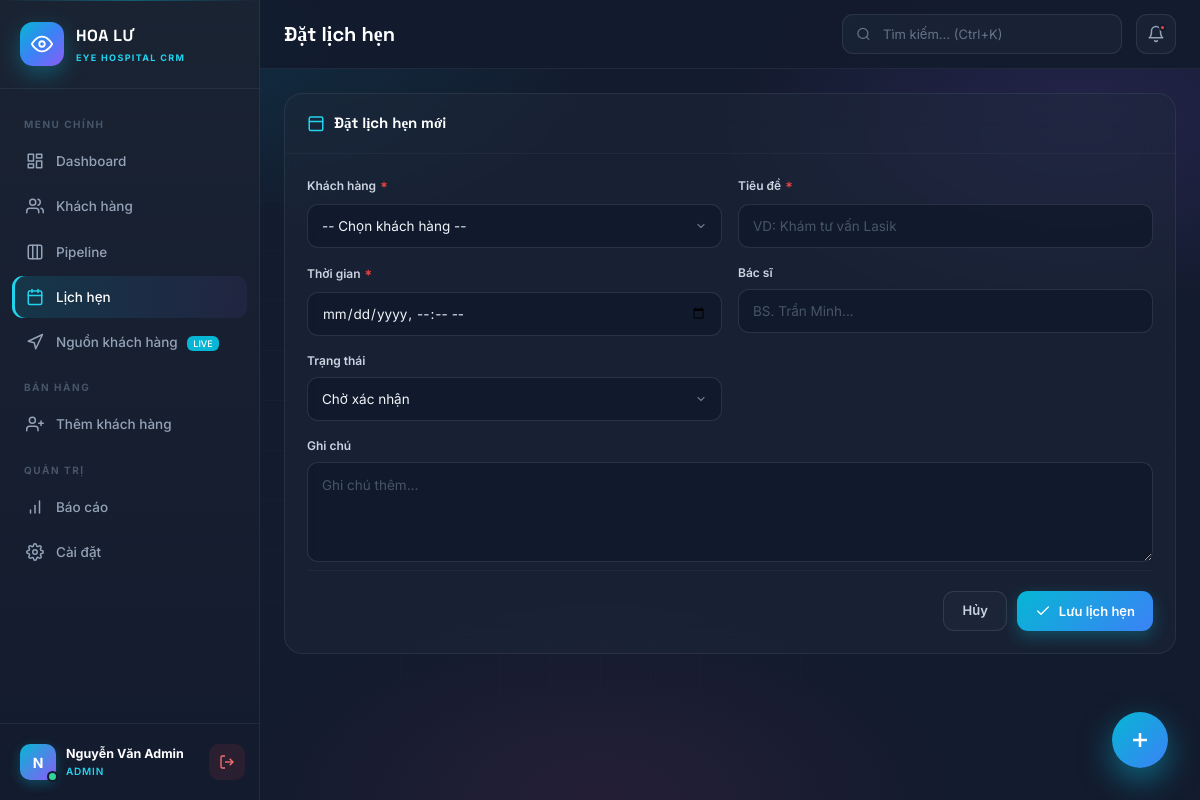
The app's page /public/index.php?c=appointment&a=create (signed in) with its own data.
### tables this page shows
CREATE TABLE `users` (
  `id` int(11) NOT NULL,
  `full_name` varchar(100) NOT NULL,
  `email` varchar(150) NOT NULL,
  `phone` varchar(20) DEFAULT NULL,
  `password` varchar(255) NOT NULL,
  `role` enum('admin','manager','sales','cskh') DEFAULT 'sales',
  `team` varchar(50) DEFAULT NULL,
  `kpi_target` decimal(15,0) DEFAULT 0,
  `is_active` tinyint(1) DEFAULT 1,
  `last_login` datetime DEFAULT NULL,
  `created_at` timestamp NOT NULL DEFAULT current_timestamp()
);

### core/View.php (called while the page is built)
<?php
class View {
    public static function render($path, $data = []) {
        global $pdo;
        $data['user']      = $data['user']      ?? Auth::user();
        $data['flash']     = $data['flash']     ?? Helper::getFlash();
        $data['appName']   = APP_NAME;
        $data['baseUrl']   = BASE_URL;
        $data['pageTitle'] = $data['pageTitle'] ?? 'Dashboard';
        $data['activePage']= $data['activePage']?? 'dashboard';
        static $sources = null, $users = null;
        if ($sources === null) {
            $sources = $pdo->query("SELECT * FROM sources WHERE is_active = 1 ORDER BY name")->fetchAll();
        }
        if ($users === null) {
            $users = $pdo->query("SELECT id, full_name, role FROM users
                                  WHERE role IN ('sales','manager','admin') AND is_active = 1
                                  ORDER BY full_name")->fetchAll();
        }
        $data['sources'] = $data['sources'] ?? $sources;
        $data['users']   = $data['users']   ?? $users;
        extract($data, EXTR_SKIP);
        require ROOT_PATH . '/app/views/' . $path . '.php';
    }
}

### app/controllers/AppointmentController.php (called while the page is built, shortened)
<?php
class AppointmentController {
    public function create() {
        global $pdo;
        $customers = $pdo->query("SELECT id, full_name, phone FROM customers ORDER BY full_name")->fetchAll();
        View::render('appointments/create', [
            'pageTitle' => 'Đặt lịch hẹn',
            'activePage' => 'appointment',
            'customers' => $customers,
        ]);
    }
}

### public/index.php (called while the page is built, shortened)
<?php
require __DIR__ . '/../config/database.php';
require __DIR__ . '/../core/Helper.php';
require __DIR__ . '/../core/Auth.php';
require __DIR__ . '/../core/View.php';
$a = $_GET['a'] ?? 'index';
$controller = new $class();
$controller->$a();

### core/Auth.php (called while the page is built, shortened)
<?php
class Auth {
    public static function user()  { return $_SESSION['user'] ?? null; }
    public static function role()  { return $_SESSION['user']['role'] ?? null; }
    public static function isManager() { return in_array(self::role(), ['admin', 'manager']); }
}

### core/Helper.php (called while the page is built, shortened)
<?php
class Helper {
    public static function e($s) {
        return htmlspecialchars($s ?? '', ENT_QUOTES, 'UTF-8');
    }
}

### app/views/appointments/create.php (the view, shortened to what this page needs)
<?php
$pageTitle = 'Đặt lịch hẹn';
$activePage = 'appointment';
include __DIR__ . '/../layouts/header.php';
?>
<form method="post" action="?c=appointment&a=store" class="form-card">
  <div class="card gsap-fade">
    <div class="card-head">
      <h3><svg viewBox="0 0 24 24"><rect x="3" y="4" width="18" height="18" rx="2"/><line x1="3" y1="10" x2="21" y2="10"/></svg>Đặt lịch hẹn mới</h3>
    </div>
    <div class="card-body">
      <div class="form-grid">
        <div class="fg col-6">
          <label>Khách hàng <span class="req">*</span></label>
          <select name="customer_id" required>
            <option value="">-- Chọn khách hàng --</option>
          </select>
        </div>
        <div class="fg col-6">
          <label>Tiêu đề <span class="req">*</span></label>
          <input type="text" name="title" placeholder="VD: Khám tư vấn Lasik" required>
        </div>
        <div class="fg col-6">
          <label>Thời gian <span class="req">*</span></label>
          <input type="datetime-local" name="scheduled_at" step="60" required>
        </div>
        <div class="fg col-6">
          <label>Bác sĩ</label>
          <input type="text" name="doctor" placeholder="BS. Trần Minh...">
        </div>
        <div class="fg col-6">
          <label>Trạng thái</label>
          <select name="status">
            <option value="pending">Chờ xác nhận</option>
          </select>
        </div>
        <div class="fg col-12">
          <label>Ghi chú</label>
          <textarea name="note" placeholder="Ghi chú thêm..."></textarea>
        </div>
      </div>
      <div class="form-actions">
        <a href="?c=appointment" class="btn btn-ghost">Hủy</a>
        <button class="btn btn-primary ripple">
          <svg viewBox="0 0 24 24"><polyline points="20 6 9 17 4 12"/></svg>
          Lưu lịch hẹn
        </button>
      </div>
    </div>
  </div>
</form>
<?php include __DIR__ . '/../layouts/footer.php'; ?>

### app/views/layouts/header.php (shortened to what this page needs)
<?php
$user = Auth::user();
$initials = $user ? mb_substr($user['full_name'], 0, 1) : '?';
$active = $activePage ?? 'dashboard';
?>
<!DOCTYPE html>
<html lang="vi">
<head>
</head>
<body>
  <div class="cursor-glow" id="cursorGlow"></div>
  <div class="app">
    <aside class="sb" id="sb">
      <div class="sb-brand">
        <div class="sb-logo">
          <svg viewBox="0 0 24 24">
            <path d="M1 12s4-8 11-8 11 8 11 8-4 8-11 8-11-8-11-8z" />
            <circle cx="12" cy="12" r="3" />
          </svg>
        </div>
        <div class="sb-brand-txt">
          <strong>HOA LƯ</strong>
          <small>EYE HOSPITAL CRM</small>
        </div>
      </div>
      <nav class="sb-nav">
        <div class="sb-section">Menu chính</div>
        <a href="?c=dashboard" class="sb-link <?= $active === 'dashboard' ? 'active' : '' ?>">
          <svg viewBox="0 0 24 24">
            <rect x="3" y="3" width="7" height="9" />
            <rect x="14" y="3" width="7" height="5" />
            <rect x="14" y="12" width="7" height="9" />
            <rect x="3" y="16" width="7" height="5" />
          </svg>
          <span>Dashboard</span>
        </a>
        <a href="?c=customer" class="sb-link <?= $active === 'customer' ? 'active' : '' ?>">
          <svg viewBox="0 0 24 24">
            <path d="M17 21v-2a4 4 0 0 0-4-4H5a4 4 0 0 0-4 4v2" />
            <circle cx="9" cy="7" r="4" />
            <path d="M23 21v-2a4 4 0 0 0-3-3.87" />
            <path d="M16 3.13a4 4 0 0 1 0 7.75" />
          </svg>
          <span>Khách hàng</span>
        </a>
        <a href="?c=pipeline" class="sb-link <?= $active === 'pipeline' ? 'active' : '' ?>">
          <svg viewBox="0 0 24 24">
            <rect x="3" y="3" width="18" height="18" rx="2" />
            <path d="M9 3v18M15 3v18" />
          </svg>
          <span>Pipeline</span>
        </a>
        <a href="?c=appointment" class="sb-link <?= $active === 'appointment' ? 'active' : '' ?>">
          <svg viewBox="0 0 24 24">
            <rect x="3" y="4" width="18" height="18" rx="2" />
            <line x1="16" y1="2" x2="16" y2="6" />
            <line x1="8" y1="2" x2="8" y2="6" />
            <line x1="3" y1="10" x2="21" y2="10" />
          </svg>
          <span>Lịch hẹn</span>
        </a>
        <a href="?c=khamdoan" class="sb-link <?= $active === 'khamdoan' ? 'active' : '' ?>">
          <svg viewBox="0 0 24 24">
            <path d="M3 11l19-9-9 19-2-8-8-2z" />
          </svg>
          <span>
            Nguồn khách hàng
            <span style="background:#06b6d4;color:#fff;font-size:9px;padding:2px 6px;border-radius:6px;margin-left:6px;">LIVE</span>
          </span>
        </a>
        <div class="sb-section">Bán hàng</div>
        <a href="?c=customer&a=create" class="sb-link">
          <svg viewBox="0 0 24 24">
            <path d="M16 21v-2a4 4 0 0 0-4-4H5a4 4 0 0 0-4 4v2" />
            <circle cx="8.5" cy="7" r="4" />
            <line x1="20" y1="8" x2="20" y2="14" />
            <line x1="23" y1="11" x2="17" y2="11" />
          </svg>
          <span>Thêm khách hàng</span>
        </a>
        <?php if (Auth::isManager()): ?>
          <div class="sb-section">Quản trị</div>
          <a href="?c=report" class="sb-link <?= $active === 'report' ? 'active' : '' ?>">
            <svg viewBox="0 0 24 24">
              <line x1="12" y1="20" x2="12" y2="10" />
              <line x1="18" y1="20" x2="18" y2="4" />
              <line x1="6" y1="20" x2="6" y2="16" />
            </svg>
            <span>Báo cáo</span>
          </a>
          <a href="?c=setting" class="sb-link <?= $active === 'setting' ? 'active' : '' ?>">
            <span>Cài đặt</span>
          </a>
        <?php endif; ?>
      </nav>
      <div class="sb-foot">
        <div class="sb-user">
          <div class="sb-ava"><?= $initials ?></div>
          <div class="sb-user-info">
            <strong><?= Helper::e($user['full_name']) ?></strong>
            <small><?= $user['role'] ?></small>
          </div>
        </div>
        <a href="?c=auth&a=logout" class="sb-logout" data-tip="Đăng xuất">
          <svg viewBox="0 0 24 24">
            <path d="M9 21H5a2 2 0 0 1-2-2V5a2 2 0 0 1 2-2h4" />
            <polyline points="16 17 21 12 16 7" />
            <line x1="21" y1="12" x2="9" y2="12" />
          </svg>
        </a>
      </div>
    </aside>
    <main class="main">
      <header class="top">
        <h1 class="top-title"><?= Helper::e($pageTitle ?? 'Dashboard') ?></h1>
        <div class="top-search" onclick="openCmdk()">
          <svg viewBox="0 0 24 24">
            <circle cx="11" cy="11" r="8" />
            <path d="m21 21-4.35-4.35" />
          </svg>
          <input type="text" placeholder="Tìm kiếm... (Ctrl+K)" readonly>
        </div>
        <button class="top-btn" onclick="toggleNoti()" data-tip="Thông báo">
          <svg viewBox="0 0 24 24">
            <path d="M18 8A6 6 0 0 0 6 8c0 7-3 9-3 9h18s-3-2-3-9" />
            <path d="M13.73 21a2 2 0 0 1-3.46 0" />
          </svg>
          <span class="dot"></span>
        </button>
      </header>
      <div class="body">

### records on screen
users: full_name "N", full_name "Nguyễn Văn Admin", role "ADMIN"

### other values on screen
Helper::e($pageTitle ?? 'Dashboard') "Đặt lịch hẹn"
